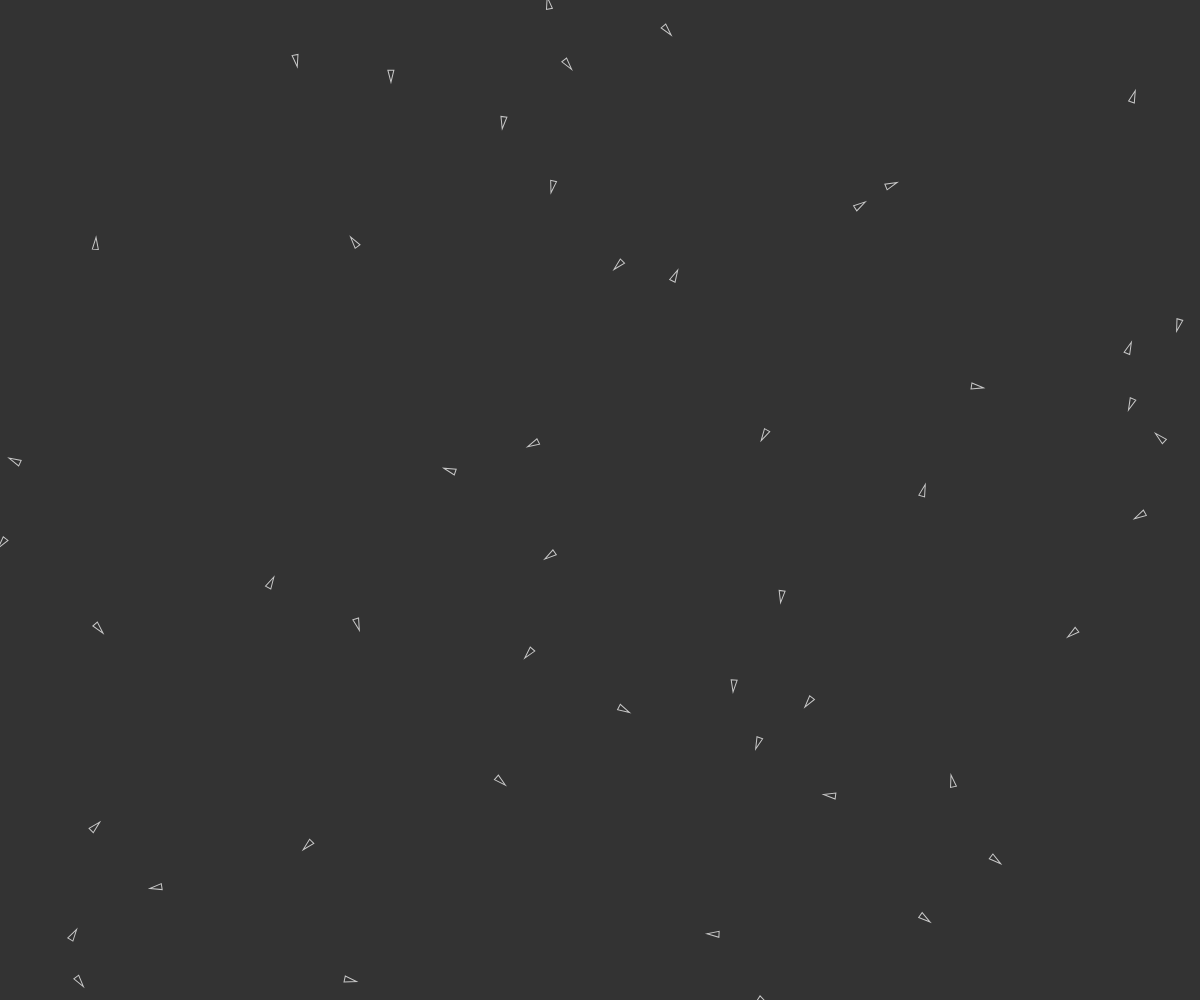
Frame 1 (no input)
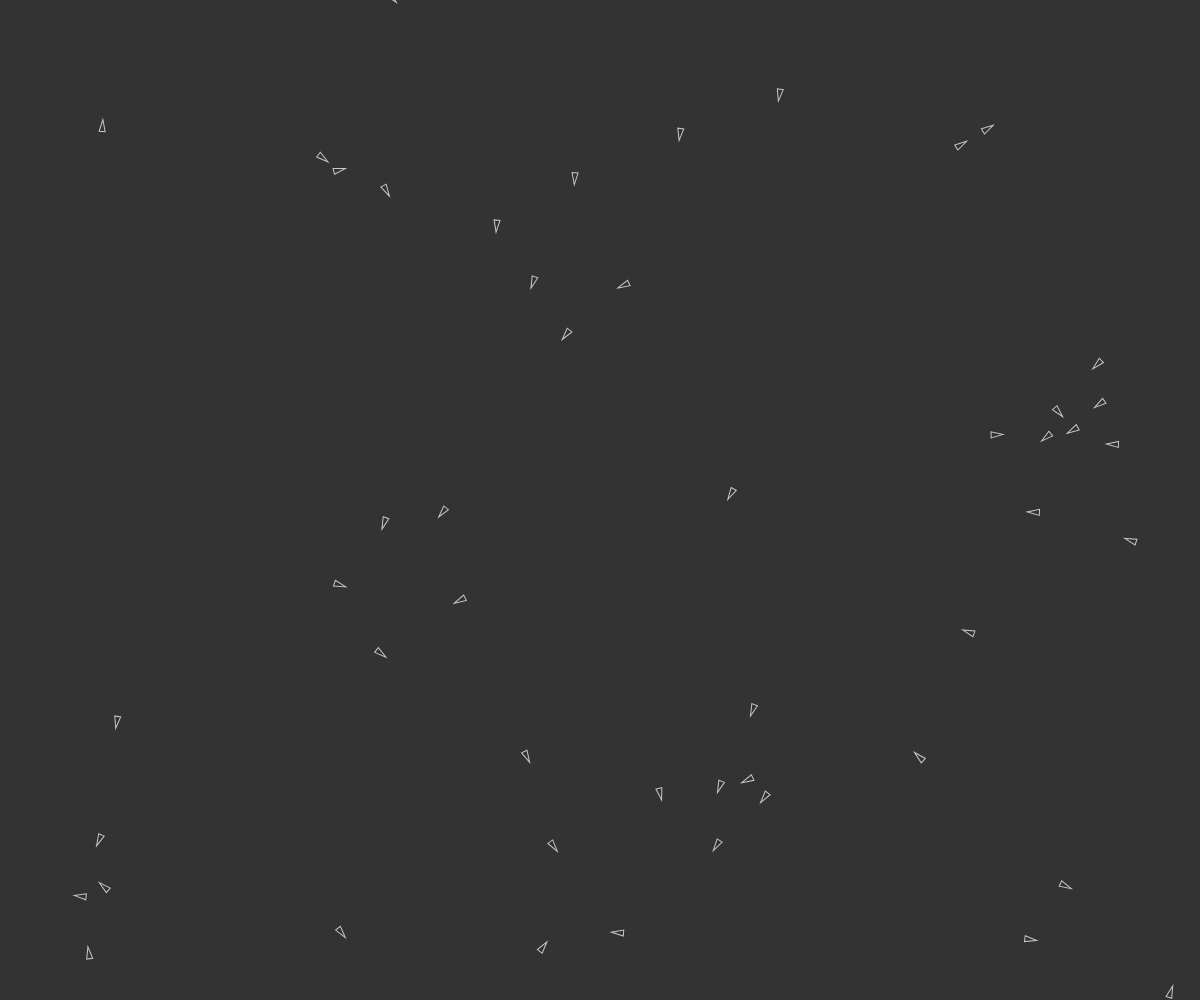
Frame 60 (no input)
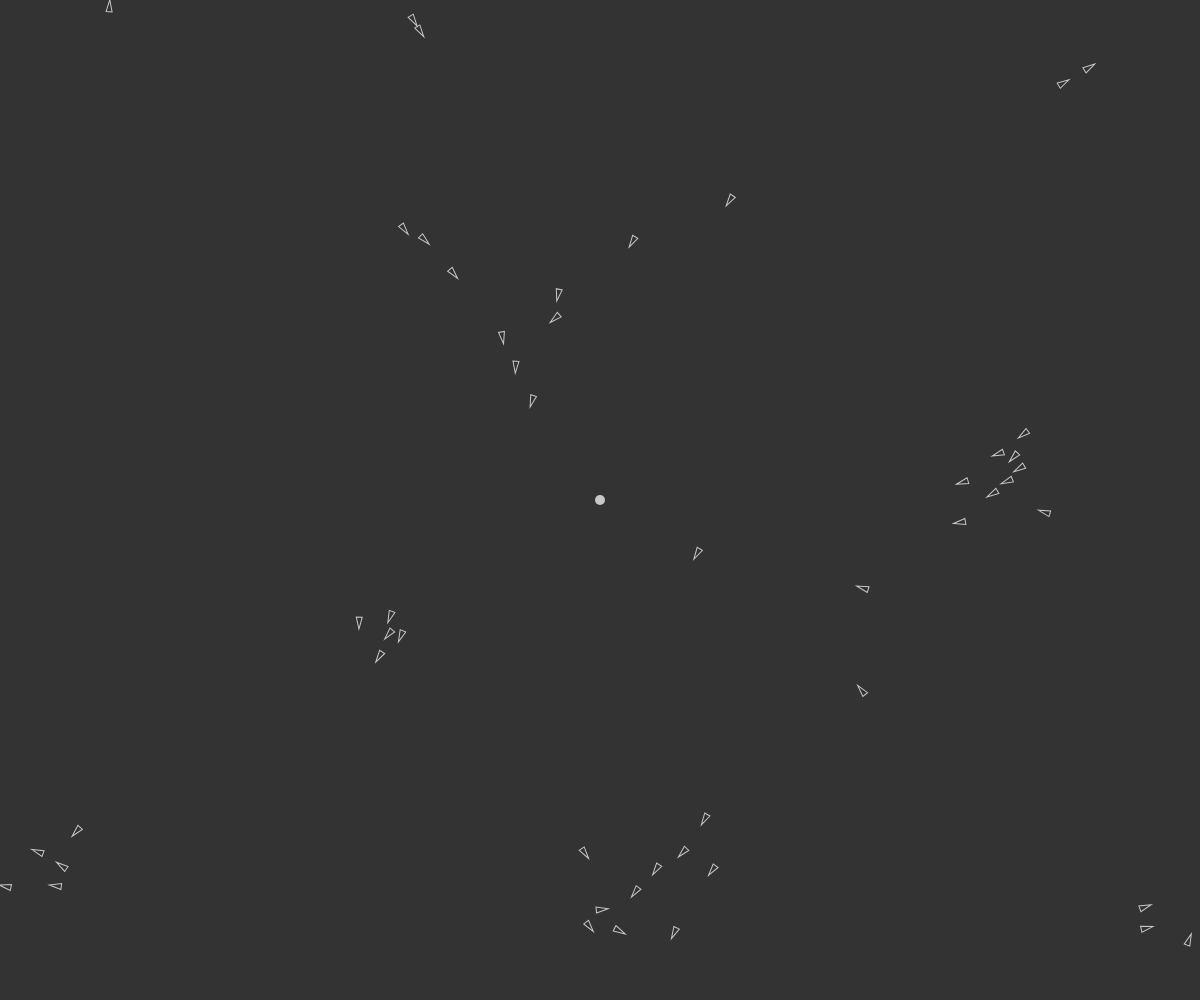
Frame 120 (the mouse pressed at the canvas centre since frame 60)

The p5.js sketch that drew these frames (run headless with seeded random() and noise() and a simulated clock; from frame 60 on, the mouse is pressed at the canvas centre):

// p5.js sketch
// ── sketch.js
let food = []
let flock
let boidCount = 50
let debugView = false
let avoidLOSB = false
let showQuad = false

function setup() {
    checkbox = createCheckbox("Debug View", debugView)
    checkbox.changed(toggleDebug)

    // checkbox_LOSB = createCheckbox("Avoid Line-Of-Sight blocking", avoidLOSB)
    // checkbox_LOSB.changed(toggleLOSB)

    checkbox_QUAD = createCheckbox("Show Quadtree", showQuad)
    checkbox_QUAD.changed(toggleQUAD)

    selLabel = createSpan("Boid count: ")
    sel = createSelect();
    sel.option("50", 50)
    sel.option("100", 100)
    sel.option("250", 250)
    sel.option("500", 500)
    sel.option("1000", 1000)
    sel.changed(countSelection);

    createCanvas(innerWidth, innerHeight)
    // flocking stuff
    initFlock()
}

function initFlock() {
    flock = new Flock(0, 0, innerWidth, innerHeight)
    for (let i = 0; i < boidCount; i++) {
        flock.addBoid(new Boid(random(width), random(height)))
    }
}

function mousePressed() {
    food.push(new Food(mouseX, mouseY))
}

function toggleDebug() {
    debugView = !debugView
}

function toggleLOSB() {
    avoidLOSB = !avoidLOSB
}

function toggleQUAD() {
    showQuad = !showQuad
}

function countSelection() {
    const val = sel.value()
    if (val) {
        boidCount = val
        initFlock()
    }
}

function draw() {
    background(51)
    food = food.filter(f => f.fresh())
    for (let peace of food) {
        peace.show()
    }
    const boids = flock.getAllBoids()
    for (let boid of boids) {
        boid.findFood(food)
    }

    flock.run()
    if (debugView) {
        boids[0].drawView(flock.getNeighbours(boids[0]))
    }
    if (showQuad) {
        flock.drawQuadTree()
    }
}

// ── agent.js
class Agent {
    constructor() {

    }

    update() {

    }

    draw() {

    }

    applyForce() {
        
    }
}

// ── boid.js
class Boid {

    MAXSPEED = 2
    MAXFORCE = 0.05
    SEPARATION = 30
    SEPARATION_SQ = sq(this.SEPARATION)
    PERCEPTION = 150
    PERCEPTION_SQ = sq(this.PERCEPTION)
    PERIPHERY = PI / 4
    RADIUS = 3.0
    BITERANGE = sqrt(this.RADIUS * 3)
    NORMALCOLOR = color(50, 50, 50)
    HIGHLIGHTCOLOR = color(0, 255, 0)

    constructor(x, y) {
        this.pos = createVector(x, y)
        this.velocity = createVector(random(-1, 1), random(-1, 1))
        this.velocity.setMag(random(2, 4))
        this.acceleration = p5.Vector.random2D()
        this.col = this.NORMALCOLOR
        this.included = true
    }

    run(flock) {
        this.flock(flock)
        this.update()
        this.edges()
        this.show()
    }

    update() {
        this.pos.add(this.velocity)
        this.velocity.add(this.acceleration)
        this.velocity.limit(this.MAXSPEED)
        this.acceleration.mult(0)
    }

    show() {
        const theta = this.velocity.heading() + radians(90)
        push()
        fill(this.col)
        stroke(200)
        translate(this.pos.x, this.pos.y)
        rotate(theta)
        beginShape()
        vertex(0, -this.RADIUS * 2)
        vertex(-this.RADIUS, this.RADIUS * 2)
        vertex(this.RADIUS, this.RADIUS * 2)
        endShape(CLOSE)
        pop()
        this.unlight()
    }

    edges() {
        if (this.pos.x < -this.RADIUS) this.pos.x = width + this.RADIUS
        if (this.pos.y < -this.RADIUS) this.pos.y = height + this.RADIUS
        if (this.pos.x > width + this.RADIUS) this.pos.x = -this.RADIUS
        if (this.pos.y > height + this.RADIUS) this.pos.y = -this.RADIUS
    }

    applyForce(force) {
        this.acceleration.add(force)
    }

    flock(boids) {
        this.applyForce(this.align(boids).mult(1.0))
        this.applyForce(this.cohesion(boids).mult(1.0))
        this.applyForce(this.separate(boids).mult(1.3))
        if (avoidLOSB) {
            this.view(boids)
            this.applyForce(this.keepLOSclear(boids).mult(1.5))
        }
    }

    view(boids) {
        for (let other of boids) {
            if (other != this) {
                let d = this.distsq(this.pos.x, this.pos.y, other.pos.x, other.pos.y)
                if (d > 0 && d < this.PERCEPTION_SQ) {
                    let comparison = p5.Vector.sub(other.pos, this.pos)
                    let diff = this.angleBetween(comparison, this.velocity)
                    if (diff < this.PERIPHERY) {
                        other.included = true
                    }
                }
            }
            other.included = false
        }
    }

    keepLOSclear(boids) {
        let total = 0
        let steering = createVector()
        for (let other of boids) {
            if (other.included && other != this) {
                const los = this.velocity.normalize().mult(this.PERCEPTION)
                if (this.pointIsOnLine(this.pos, other.pos, los)) {
                    let angle = radians(random(15, this.PERIPHERY) * random(-1, 1))
                    steering.add(p5.Vector.fromAngle(angle))
                    total++
                    // break
                }
            }
        }
        if (total > 0) {
            steering.div(total)
            steering.normalize()
            return this.seek(steering)
        }
        return steering
    }

    pointIsOnLine(p1, p2, heading) {
        let res = (p1.x - p2.x) * heading.y - (p1.y - p2.y) * heading.x
        return res < 5
    }

    align(boids) {
        let total = 0
        let steering = createVector()
        for (let other of boids) {
            if (other != this) {
                const d = this.distsq(this.pos.x, this.pos.y, other.pos.x, other.pos.y)
                if (d < this.PERCEPTION_SQ) {
                    steering.add(other.velocity)
                    total++;
                }
            }
        }
        if (total > 0) {
            steering.div(total)
            steering.normalize()
            steering.mult(this.MAXSPEED)
            steering.sub(this.velocity)
            steering.limit(this.MAXFORCE)
        }
        return steering
    }

    separate(boids) {
        let steering = createVector()
        let total = 0
        for (let other of boids) {
            if (other != this) {
                const d = this.distsq(this.pos.x, this.pos.y, other.pos.x, other.pos.y)
                if (d < this.SEPARATION_SQ) {
                    const diff = p5.Vector.sub(this.pos, other.pos)
                    diff.normalize()
                    diff.div(d)
                    steering.add(diff)
                    total++;
                }
            }
        }
        if (total > 0) {
            steering.div(total)
        }
        if (steering.magSq() > 0) {
            steering.normalize()
            steering.mult(this.MAXSPEED)
            steering.sub(this.velocity)
            steering.limit(this.MAXFORCE)
        }
        return steering
    }

    cohesion(boids) {
        let steering = createVector()
        let total = 0
        for (let other of boids) {
            if (other != this) {
                const d = this.distsq(this.pos.x, this.pos.y, other.pos.x, other.pos.y)
                if (d > 0 && d < this.PERCEPTION_SQ) {
                    steering.add(other.pos)
                    total++;
                }
            }
        }
        if (total > 0) {
            steering.div(total)
            return this.seek(steering)
        }
        return steering
    }

    seek(target) {
        return p5.Vector
            .sub(target, this.pos)
            .normalize()
            .mult(this.MAXSPEED)
            .sub(this.velocity)
            .limit(this.MAXFORCE)
    }

    arrive(target) {
        let desired = p5.Vector.sub(target, this.pos)
        let d = desired.mag()
        if (d < 50) {
            var m = map(d, 0, 100, 0, this.MAXSPEED / 10)
            desired.setMag(m)
        } else {
            desired.setMag(this.MAXSPEED / 10)
        }
        let steer = p5.Vector.sub(desired, this.velocity)
        steer.limit(this.MAXFORCE)
        this.applyForce(steer)
    }

    findFood(food) {
        let distance, target
        for (let peace of food) {
            const d = this.distsq(this.pos.x, this.pos.y, peace.pos.x, peace.pos.y)
            if (d > 0 && d < this.PERCEPTION_SQ) {
                const comparison = p5.Vector.sub(peace.pos, this.pos)
                const diff = this.angleBetween(comparison, this.velocity)
                if (diff < this.PERIPHERY) {
                    distance = d
                    target = peace
                }
            }
        }
        if (target) {
            if (distance <= this.BITERANGE) {
                target.eat()
            } else {
                this.applyForce(this.seek(target.pos).mult(5.0))
            }
        }
    }

    isInView(other) {
        if (other != this) {
            let d = this.distsq(this.pos.x, this.pos.y, other.pos.x, other.pos.y)
            if (d > 0 && d < this.PERCEPTION_SQ) {
                let comparison = p5.Vector.sub(other.pos, this.pos)
                let diff = this.angleBetween(comparison, this.velocity)
                if (diff < this.PERIPHERY) {
                    return true
                }
            }
        }
        return false
    }

    drawView(boids) {
        for (let other of boids) {
            if (this.isInView(other)) {
                other.highlight()
            }
        }
        const currentHeading = this.velocity.heading()
        push()
        translate(this.pos.x, this.pos.y)
        rotate(currentHeading)
        fill(0, 100)
        noStroke()
        arc(0, 0, this.PERCEPTION * 2, this.PERCEPTION * 2, -this.PERIPHERY, this.PERIPHERY)
        pop()
    }

    highlight() {
        this.col = this.HIGHLIGHTCOLOR
        this.inView = 250
        setTimeout(() => this.unlight(), 10)
    }

    unlight() {
        if (this.inView < 0) {
            this.col = this.NORMALCOLOR
        } else {
            this.inView -= 126
            // setTimeout(() => this.unlight(), 10)
        }
    }

    angleBetween(v1, v2) {
        const dot = v1.dot(v2)
        const theta = Math.acos(dot / (v1.mag() * v2.mag()))
        return theta
    }

    /* #### Speed optimizations #### */
    distsq(x1, y1, x2, y2) {
        return sq(x1 - x2) + sq(y1 - y2);
    }
}

// ── flock.js
class Flock {
    QUADTREE = undefined
    CAPACITY = 10

    constructor(x, y, w, h) {
        this.boundary = new qt_Rectangle(x, y, w, h)
        this.boids = []
    }

    addBoid(boid) {
        this.boids.push(boid)
    }

    getNeighbours(boid) {
        let result = []
        this.QUADTREE.query(
            new qt_Rectangle(boid.pos.x, boid.pos.y, boid.PERCEPTION, boid.PERCEPTION), result)
        return result
    }

    getAllBoids() {
        return this.boids
    }

    buildTree() {
        this.QUADTREE = new Quadtree(this.boundary, this.CAPACITY)
        for (let boid of this.boids) {
            this.QUADTREE.insert(boid)
        }
    }

    run() {
        this.buildTree()
        for (let boid of this.boids) {
            boid.run(this.getNeighbours(boid))
        }
    }

    drawQuadTree() {
        if (this.QUADTREE) {
            push()
            rectMode(CENTER)
            this.QUADTREE.show()
            pop()
        }
    }
}

// ── food.js
class Food {

    MAXSPEED = 0.5

    constructor(x, y) {
        this.pos = createVector(x, y)
        this.size = random(1, 4)
        this.eaten = false
    }

    update() {
        this.pos.add(this.velocity)
        this.velocity.add(this.acceleration)
        this.velocity.limit(this.MAXSPEED)
        this.acceleration.mult(0)
    }

    show() {
        if (!this.eaten) {
            push()
            strokeWeight(10)
            // fill(50, 255, 0)
            stroke(200)
            point(this.pos.x, this.pos.y)
            pop()
        }
    }

    eat() {
        console.log('🐟: "habba habba"')
        this.eaten = true
    }

    fresh() {
        return !this.eaten
    }
}

// ── predator.js
class Predator {

    MAXSPEED = 2
    MAXFORCE = 0.015

    constructor(x, y) {
        this.chooseTarget()
        this.rTargetCircle = 50
        this.pos = createVector(x, y)
        this.vel = createVector(random(-this.MAXSPEED, this.MAXSPEED), random(-this.MAXSPEED, this.MAXSPEED))
        this.acc = createVector()
        this.seek()
    }

    update() {
        this.seek()
        this.updatepos()
    }

    seek() {
        let desiredpos = this.target.copy()
        let desiredHeading = desiredpos.sub(this.pos)
        let dist = desiredHeading.mag()

        desiredHeading.setMag(100)

        this.centerTargetCircle = this.pos.copy().add(desiredHeading)
        let circleSpeed = 0.02
        desiredHeading.add(createVector(cos(frameCount * circleSpeed) * this.rTargetCircle, sin(frameCount * circleSpeed) * this.rTargetCircle))

        this.tempTarget = this.pos.copy().add(desiredHeading)

        desiredHeading.setMag(this.MAXSPEED)
        let steering = desiredHeading.sub(this.vel)
        steering.limit(this.MAXFORCE)
        this.applyForce(steering)


        if (dist < this.rTargetCircle) {
            this.chooseTarget()
        }
    }

    chooseTarget() {
        let buffer = 80
        this.target = createVector(random(buffer, width - buffer), random(buffer, height - buffer))
    }

    applyForce(force) {
        this.acc.add(force)
    }

    updatepos() {
        this.vel.add(this.acc)
        this.vel.limit(this.MAXSPEED)
        this.pos.add(this.vel)
        this.acc.mult(0)
    }

    show() {
        push()
        noStroke()
        fill(255, 0, 0)
        translate(this.pos.x, this.pos.y)
        // translate(this.pos.x + 68 / 2, this.pos.y + 30 / 2)
        // imageMode(CENTER)
        rotate(this.vel.heading())
        // image(predatorFish, this.pos.x, this.pos.y, 68, 30)
        triangle(4, 0, -4, 3, -4, -3)
        pop()
    }
}

// ── quadtree.js
class qt_Rectangle {
    constructor(x, y, w, h) {
        this.x = x
        this.y = y
        this.w = w
        this.h = h
    }

    contains(boid) {
        return (
            boid.pos.x >= this.x - this.w &&
            boid.pos.x <= this.x + this.w &&
            boid.pos.y >= this.y - this.h &&
            boid.pos.y <= this.y + this.h
        )
    }

    intersects(range) {
        return !(range.x - range.w > this.x + this.w ||
            range.x + range.w < this.x - this.w ||
            range.y - range.h > this.y + this.h ||
            range.y + range.h < this.y - this.h)
    }
}

class Quadtree {
    constructor(x, y, w, h, n) {
        if (x instanceof qt_Rectangle) {
            this.boundary = x
            this.capacity = y
        } else {
            this.boundary = new qt_Rectangle(x, y, w, h)
            this.capacity = n
        }
        this.boids = []
        this.divided = false
    }

    insert(boid) {
        if (!this.boundary.contains(boid)) {
            return false
        }
        if (this.boids.length < this.capacity) {
            this.boids.push(boid)
            return true
        } else {
            if (!this.divided) {
                this.subdivide()
            }
            if (this.northeast.insert(boid)) {
                return true
            } else if (this.northwest.insert(boid)) {
                return true
            } else if (this.southeast.insert(boid)) {
                return true
            } else if (this.southwest.insert(boid)) {
                return true
            }
        }
    }

    subdivide() {
        this.divided = true
        this.nort

        let x = this.boundary.x
        let y = this.boundary.y
        let w = this.boundary.w
        let h = this.boundary.h

        let ne = new qt_Rectangle(x + w / 2, y - h / 2, w / 2, h / 2)
        this.northeast = new Quadtree(ne, this.capacity)
        let nw = new qt_Rectangle(x - w / 2, y - h / 2, w / 2, h / 2)
        this.northwest = new Quadtree(nw, this.capacity)
        let se = new qt_Rectangle(x + w / 2, y + h / 2, w / 2, h / 2)
        this.southeast = new Quadtree(se, this.capacity)
        let sw = new qt_Rectangle(x - w / 2, y + h / 2, w / 2, h / 2)
        this.southwest = new Quadtree(sw, this.capacity)

    }

    query(range, found) {
        if (!this.boundary.intersects(range)) {
            return
        } else {
            for (let b of this.boids) {
                if (range.contains(b)) {
                    found.push(b)
                }
            }
            if (this.divided) {
                this.northwest.query(range, found)
                this.northeast.query(range, found)
                this.southwest.query(range, found)
                this.southeast.query(range, found)
            }
        }
    }

    show() {
        stroke(250)
        noFill()
        rect(this.boundary.x, this.boundary.y, this.boundary.w * 2, this.boundary.h * 2)
        if (this.divided) {
            this.northwest.show()
            this.northeast.show()
            this.southwest.show()
            this.southeast.show()
        }
    }
}
